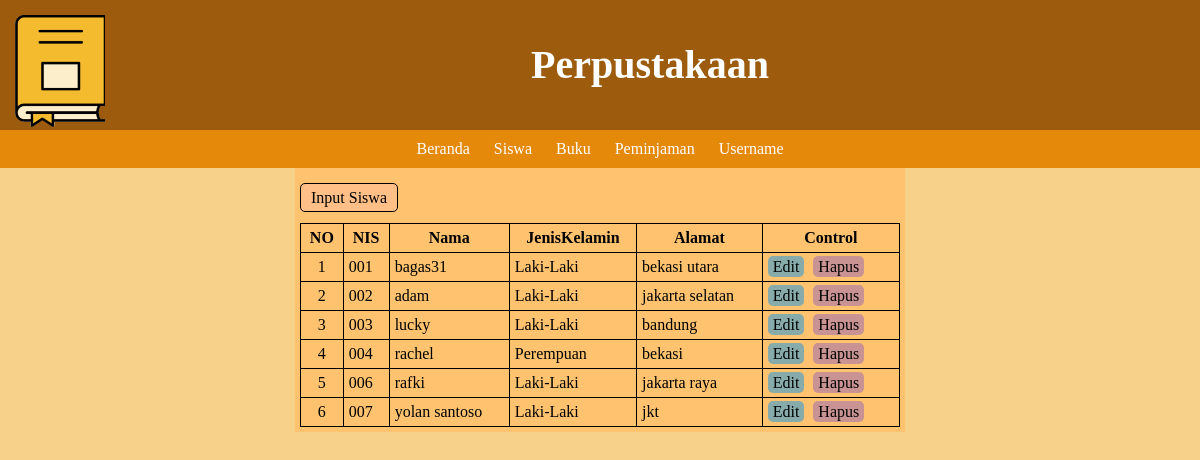
Page /?menu=Siswa on the committed database.
### tables this page shows
CREATE TABLE `siswa` (
  `NIS` varchar(6) NOT NULL,
  `Nama` varchar(20) NOT NULL,
  `JenisKelamin` enum('L','P') NOT NULL,
  `Alamat` text NOT NULL
);

### siswa/siswa.php (the view, shortened to what this page needs)
<?php
	require_once "config/koneksi.php";
  ?>
<html>
<head>
</head>
<body>
	<a class="btnLinkMaster" href="siswa/frm_siswa.php">Input Siswa</a>
			<table width="50%" border="1" align="center">
				<tr>
					<th>NO</th>
					<th>NIS</th>
					<th>Nama</th>
					<th>JenisKelamin</th>
					<th>Alamat</th>
					<th>Control</th>
				</tr>
		<?php
			$hasil = $konek->query ("SELECT * from siswa");
			$no = 1;
			while ($x = $hasil -> fetch_array()) {
			  ?>
			<tr>
				<td align="center"><?php echo $no; $no++ ?></td>
				<td><?php echo $x['NIS'] ?></td>
				<td><?php echo $x['Nama'] ?></td>
				<td><?php echo $x['JenisKelamin'] == 'L' ? "Laki-Laki" : "Perempuan" ?></td>
				<td><?php echo $x['Alamat'] ?></td>
				<td><a id="btnEdit" href="siswa/frm_editsiswa.php?NIS=<?php echo $x['NIS'] ?>">Edit</a>
					<a id="btnHapus" href="siswa/hapussiswa.php?NIS=<?php echo $x['NIS'] ?>">Hapus</a>
			</td>
			</tr>
		<?php
			}
		 ?>
</table>
</body>
</html>

### index.php (shortened to what this page needs)
<!DOCTYPE html>
<html>
<head>
</head>
<body bgcolor="#F7D08A">
			<div id="header">
				<div id="logo">
					<img width="6%" src="img/buku.png">
					<h2>Perpustakaan</h2>
				</div>
			</div>
			<div id="nav-bar">
				<a class="tombol" href="?menu">Beranda</a>
				<a class="tombol" href="?menu=Siswa">Siswa</a>
				<a class="tombol" href="?menu=Buku">Buku</a>
				<a class="tombol" href="?menu=Peminjaman">Peminjaman</a>
				<a class="tombol" href="?menu">Username</a>
			</div>
			<div id="content">
				<div id="data-content">
					<?php
						if (isset($_GET['menu'])) {
							if ($_GET['menu']=="Siswa"){
								include_once "siswa/siswa.php";
							}elseif ($_GET['menu']=="Buku") {
								include_once "buku/buku.php";
							}elseif ($_GET['menu']=="Peminjaman") {
								include_once "peminjaman/peminjaman.php";
							}else{
								header("location:index.php");
							}
						}
					  ?>
				</div>
			</div>
</body>
</html>

### index.php (style rules this page uses)
body { margin: 0px; }
#header { box-sizing: border-box; background-color: #9D5C0D; color: white; padding: 15px; text-align: center; }
#logo > img { float: left; margin-right: 10px; margin-bottom: 10px; width: 90px; }
#logo > h2 { font-family: one day; height: 100px; line-height: 100px; margin:0px; font-size: 40px; }
#logo { height: 100%; vertical-align: middle; }
#nav-bar { background-color: #E5890A; padding: 10px; text-align: center; }
.tombol { box-sizing: border-box; padding: 10px; height:100%; text-decoration: none; color: white; padding: 10px; }
#content { width: 100%; display: flex; background-color: #F7D08A; }
#data-content { padding: 5px; display: inline-block; margin:auto; width: 50%; background-color: #ffc370; }
#data-content table { border: 1px solid black; border-collapse: collapse; width: 100%; }
#data-content th, td { border-bottom: 1px solid black; padding: 5px; border-right: 1px ; }
#btnEdit { padding: 2px 5px; background-color: #87AAAA; margin-right: 5px; border-radius: 5PX; text-decoration: none; color: black; }
#btnHapus { padding: 2px 5px; background-color: #c99393; margin-right: 5px; border-radius: 5PX; text-decoration: none; color: black; }
.btnLinkMaster { box-sizing: border-box; padding: 5px 10px; background-color: #FFBF86; color: black; margin-top: 5px; height: 50px; text-align: center; line-height: 50px; text-decoration: none; border-radius: 5px; border: solid 1px black; }

### rows in the picture
siswa: NIS "001", Nama "bagas31", JenisKelamin "Laki-Laki", Alamat "bekasi utara"
siswa: NIS "002", Nama "adam", JenisKelamin "Laki-Laki", Alamat "jakarta selatan"
siswa: NIS "003", Nama "lucky", JenisKelamin "Laki-Laki", Alamat "bandung"
siswa: NIS "004", Nama "rachel", JenisKelamin "Perempuan", Alamat "bekasi"
siswa: NIS "006", Nama "rafki", JenisKelamin "Laki-Laki", Alamat "jakarta raya"
siswa: NIS "007", Nama "yolan santoso", JenisKelamin "Laki-Laki", Alamat "jkt"
